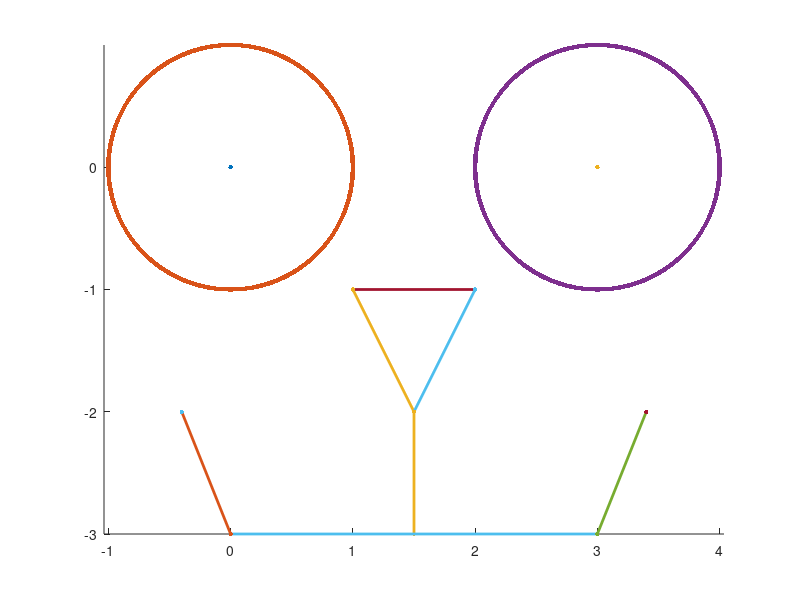

The MATLAB source for this figure:
function res = test4()
res = 0
figure; hold on; axis equal;
plot([0 0],[0 0], 'LineWidth', 2, 'Marker', '.', 'MarkerSize', 10)
plot(0 + 1 * cos(0:0.001 : 2 * pi), 0 + 1 * sin(0:0.001 : 2 * pi), 'LineWidth', 2, 'Marker', '.', 'MarkerSize', 10)
plot([3 3],[0 0], 'LineWidth', 2, 'Marker', '.', 'MarkerSize', 10)
plot(3 + 1 * cos(0:0.001 : 2 * pi), 0 + 1 * sin(0:0.001 : 2 * pi), 'LineWidth', 2, 'Marker', '.', 'MarkerSize', 10)
plot([1 1],[-1 -1], 'LineWidth', 2, 'Marker', '.', 'MarkerSize', 10)
plot([2 2],[-1 -1], 'LineWidth', 2, 'Marker', '.', 'MarkerSize', 10)
plot([1 2],[-1 -1], 'LineWidth', 2, 'Marker', '.', 'MarkerSize', 10)
plot([1 1],[-1.00001 -1.00001], 'LineWidth', 2, 'Marker', '.', 'MarkerSize', 10)
plot([1.5 1.5],[-1.99999 -1.99999], 'LineWidth', 2, 'Marker', '.', 'MarkerSize', 10)
plot([1 1.5],[-1.00001 -1.99999], 'LineWidth', 2, 'Marker', '.', 'MarkerSize', 10)
plot([2 2],[-1.00001 -1.00001], 'LineWidth', 2, 'Marker', '.', 'MarkerSize', 10)
plot([1.5 1.5],[-1.99999 -1.99999], 'LineWidth', 2, 'Marker', '.', 'MarkerSize', 10)
plot([2 1.5],[-1.00001 -1.99999], 'LineWidth', 2, 'Marker', '.', 'MarkerSize', 10)
plot([1.5 1.5],[-2 -2], 'LineWidth', 2, 'Marker', '.', 'MarkerSize', 10)
plot([1.49999 1.49999],[-1.99999 -1.99999], 'LineWidth', 2, 'Marker', '.', 'MarkerSize', 10)
plot([1.49999 1.49999],[-2.99999 -2.99999], 'LineWidth', 2, 'Marker', '.', 'MarkerSize', 10)
plot([1.49999 1.49999],[-1.99999 -2.99999], 'LineWidth', 2, 'Marker', '.', 'MarkerSize', 10)
plot([0 0],[-3 -3], 'LineWidth', 2, 'Marker', '.', 'MarkerSize', 10)
plot([3 3],[-3 -3], 'LineWidth', 2, 'Marker', '.', 'MarkerSize', 10)
plot([0 3],[-3 -3], 'LineWidth', 2, 'Marker', '.', 'MarkerSize', 10)
plot([-6.46472e-06 -6.46472e-06],[-3.00001 -3.00001], 'LineWidth', 2, 'Marker', '.', 'MarkerSize', 10)
plot([-0.400009 -0.400009],[-2 -2], 'LineWidth', 2, 'Marker', '.', 'MarkerSize', 10)
plot([-6.46472e-06 -0.400009],[-3.00001 -2], 'LineWidth', 2, 'Marker', '.', 'MarkerSize', 10)
plot([2.99999 2.99999],[-3.00001 -3.00001], 'LineWidth', 2, 'Marker', '.', 'MarkerSize', 10)
plot([3.40001 3.40001],[-2 -2], 'LineWidth', 2, 'Marker', '.', 'MarkerSize', 10)
plot([2.99999 3.40001],[-3.00001 -2], 'LineWidth', 2, 'Marker', '.', 'MarkerSize', 10)
plot([-0.4 -0.4],[-2 -2], 'LineWidth', 2, 'Marker', '.', 'MarkerSize', 10)
plot([3.4 3.4],[-2 -2], 'LineWidth', 2, 'Marker', '.', 'MarkerSize', 10)
